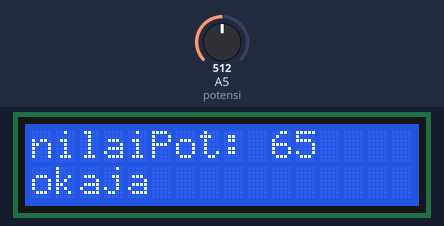
Bench run of a sketch on a simulated Arduino Uno, built with avr-gcc and run on an emulated ATmega328P. Parts: 16×2 character LCD. Inputs (shaded band) come from the test bench; at power-on: A5 (potensi) = 512.

Above: at 1.2 s.
1.3 s: A5 (potensi) set to 533
At 2.0 s:
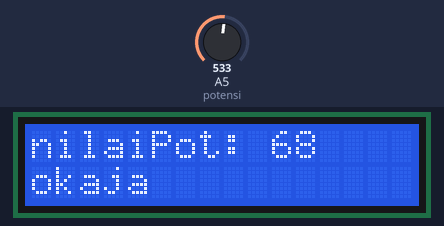
2.9 s: A5 (potensi) set to 556
At 4.0 s:
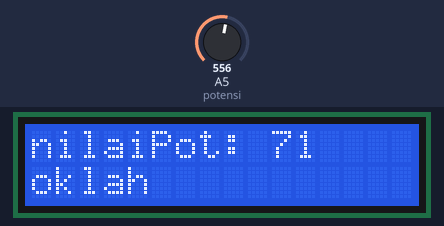
4.4 s: A5 (potensi) set to 687
At 5.2 s:
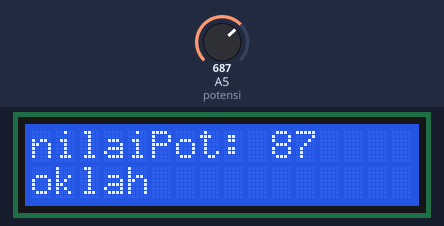
6.0 s: A5 (potensi) set to 724
At 7.3 s:
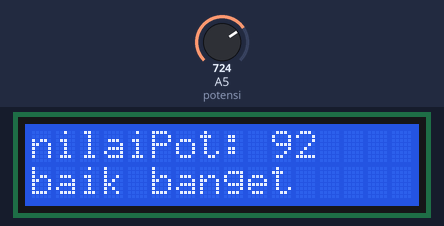
7.6 s: A5 (potensi) set to 511
At 8.4 s:
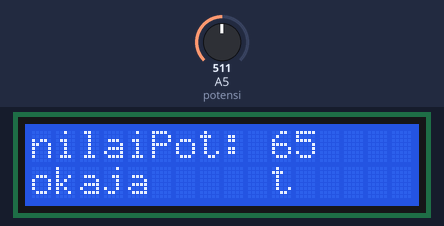
9.1 s: A5 (potensi) set to 401
At 9.6 s:
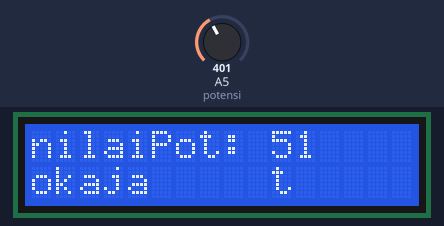
10.7 s: A5 (potensi) set to 382
Timing chart, 0 to 13.3 s (numbered marks = the images above; inputs shaded):
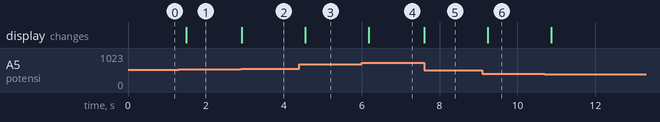

Measured:
- the behaviour switches between 547 and 548 on A5 (potensi) (found by bisection; images 1 and 2)
- the behaviour switches between 705 and 706 on A5 (potensi) (found by bisection; images 3 and 4)
- after the input at 1.3 s, the display: changes after 0.19 s (image 1)
- after the input at 2.9 s, the display: changes at once (image 2)
- after the input at 4.4 s, the display: changes after 0.15 s (image 3)
- after the input at 6.0 s, the display: changes after 0.18 s (image 4)
- after the input at 7.6 s, the display: changes at once (image 5)
- after the input at 9.1 s, the display: changes after 0.14 s (image 6)

The sketch:

sketch_sep24b.ino
```cpp
#include <LiquidCrystal.h>

int potensi = A5;
int nilaiPot;
int nilaiSkala;
LiquidCrystal lcd(13, 12, 11, 10, 9, 8);

void setup() {
  lcd.begin(16, 2);
  // lcd.setCursor(8,0); // Dihapus karena tidak digunakan
}

void loop() {
  nilaiPot = analogRead(potensi);
  nilaiSkala = map(nilaiPot, 0, 1023, 1, 130);


  lcd.setCursor(0, 0);
  lcd.print("nilaiPot: ");
  lcd.print(nilaiSkala);
  lcd.print("   ");


  lcd.setCursor(0, 1);
  if (nilaiSkala >= 90) {
    lcd.print("baik banget");
  }
  else if (nilaiSkala >= 70) {
    lcd.print("oklah      ");
  }
  else if (nilaiSkala >= 50) {
    lcd.print("okaja     ");
  }
  else {
    lcd.print("bosok      ");
  }


  delay(200);
}
```
